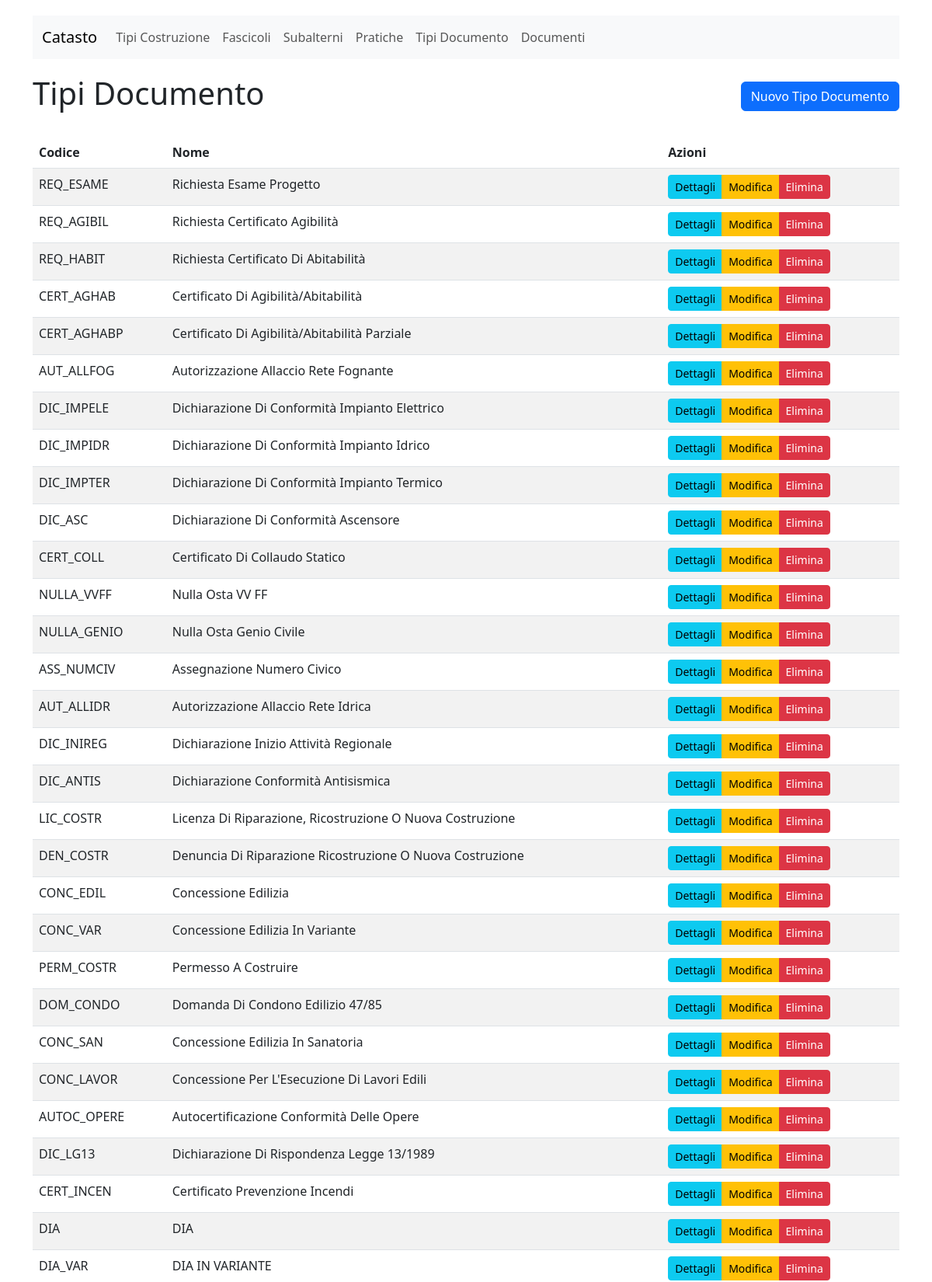
Page /catasto/tipi-documento/ (upper part) on the committed database.
### src/catasto/models.py (models this page shows, shortened)
class TipoDocumento(models.Model):
    codice = models.CharField(max_length=10, unique=True)
    nome = models.CharField(max_length=100)
    class Meta:
        verbose_name = "Tipo Documento"
        verbose_name_plural = "Tipi Documento"

### src/catasto/views.py (the view)
# urls.py: path('tipi-documento/', TipoDocumentoListView.as_view(), name='tipodocumento-list'),
class TipoDocumentoListView(ListView):
    model = TipoDocumento
    template_name = 'catasto/tipodocumento_list.html'
    context_object_name = 'tipi_documento'

### src/catasto/templates/catasto/tipodocumento_list.html (shortened to what this page needs)
{% extends 'catasto/base.html' %}
{% block content %}
<div class="d-flex justify-content-between align-items-center mb-4">
    <h1>Tipi Documento</h1>
    <a href="{% url 'catasto:tipodocumento-create' %}" class="btn btn-primary">Nuovo Tipo Documento</a>
</div>
<div class="table-responsive">
    <table class="table table-striped table-hover">
        <thead>
            <tr>
                <th>Codice</th>
                <th>Nome</th>
                <th>Azioni</th>
            </tr>
        </thead>
        <tbody>
            {% for tipo in tipi_documento %}
            <tr>
                <td>{{ tipo.codice }}</td>
                <td>{{ tipo.nome }}</td>
                <td>
                    <div class="btn-group" role="group">
                        <a href="{% url 'catasto:tipodocumento-detail' tipo.id %}" class="btn btn-sm btn-info">Dettagli</a>
                        <a href="{% url 'catasto:tipodocumento-update' tipo.id %}" class="btn btn-sm btn-warning">Modifica</a>
                        <a href="{% url 'catasto:tipodocumento-delete' tipo.id %}" class="btn btn-sm btn-danger">Elimina</a>
                    </div>
                </td>
            </tr>
            {% empty %}
            <tr>
                <td colspan="3" class="text-center">Nessun tipo di documento trovato.</td>
            </tr>
            {% endfor %}
        </tbody>
    </table>
</div>
{% endblock %}

### src/catasto/templates/catasto/base.html (style rules this page uses)
body { padding-top: 20px; padding-bottom: 20px; }

### rows in the picture
TipoDocumento: codice "REQ_ESAME", nome "Richiesta Esame Progetto"
TipoDocumento: codice "REQ_AGIBIL", nome "Richiesta Certificato Agibilità"
TipoDocumento: codice "REQ_HABIT", nome "Richiesta Certificato Di Abitabilità"
TipoDocumento: codice "CERT_AGHAB", nome "Certificato Di Agibilità/Abitabilità"
TipoDocumento: codice "CERT_AGHABP", nome "Certificato Di Agibilità/Abitabilità Parziale"
TipoDocumento: codice "AUT_ALLFOG", nome "Autorizzazione Allaccio Rete Fognante"
TipoDocumento: codice "DIC_IMPELE", nome "Dichiarazione Di Conformità Impianto Elettrico"
TipoDocumento: codice "DIC_IMPIDR", nome "Dichiarazione Di Conformità Impianto Idrico"
TipoDocumento: codice "DIC_IMPTER", nome "Dichiarazione Di Conformità Impianto Termico"
TipoDocumento: codice "DIC_ASC", nome "Dichiarazione Di Conformità Ascensore"
TipoDocumento: codice "CERT_COLL", nome "Certificato Di Collaudo Statico"
TipoDocumento: codice "NULLA_VVFF", nome "Nulla Osta VV FF"
TipoDocumento: codice "NULLA_GENIO", nome "Nulla Osta Genio Civile"
TipoDocumento: codice "ASS_NUMCIV", nome "Assegnazione Numero Civico"
TipoDocumento: codice "AUT_ALLIDR", nome "Autorizzazione Allaccio Rete Idrica"
TipoDocumento: codice "DIC_INIREG", nome "Dichiarazione Inizio Attività Regionale"
TipoDocumento: codice "DIC_ANTIS", nome "Dichiarazione Conformità Antisismica"
TipoDocumento: codice "LIC_COSTR", nome "Licenza Di Riparazione, Ricostruzione O Nuova Costruzione"
TipoDocumento: codice "DEN_COSTR", nome "Denuncia Di Riparazione Ricostruzione O Nuova Costruzione"
TipoDocumento: codice "CONC_EDIL", nome "Concessione Edilizia"
TipoDocumento: codice "CONC_VAR", nome "Concessione Edilizia In Variante"
TipoDocumento: codice "PERM_COSTR", nome "Permesso A Costruire"
TipoDocumento: codice "DOM_CONDO", nome "Domanda Di Condono Edilizio 47/85"
TipoDocumento: codice "CONC_SAN", nome "Concessione Edilizia In Sanatoria"
TipoDocumento: codice "CONC_LAVOR", nome "Concessione Per L'Esecuzione Di Lavori Edili"
TipoDocumento: codice "AUTOC_OPERE", nome "Autocertificazione Conformità Delle Opere"
TipoDocumento: codice "DIC_LG13", nome "Dichiarazione Di Rispondenza Legge 13/1989"
TipoDocumento: codice "CERT_INCEN", nome "Certificato Prevenzione Incendi"
TipoDocumento: codice "DIA", nome "DIA"
TipoDocumento: codice "DIA_VAR", nome "DIA IN VARIANTE"
